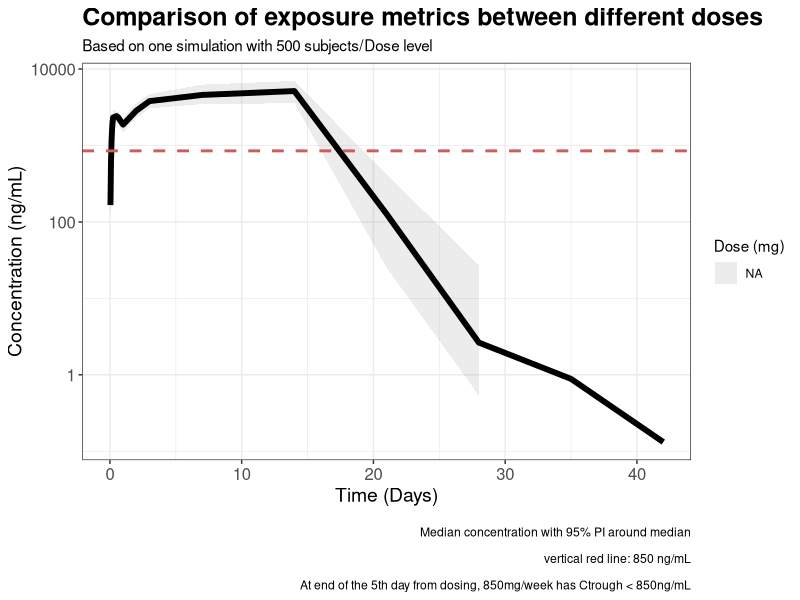
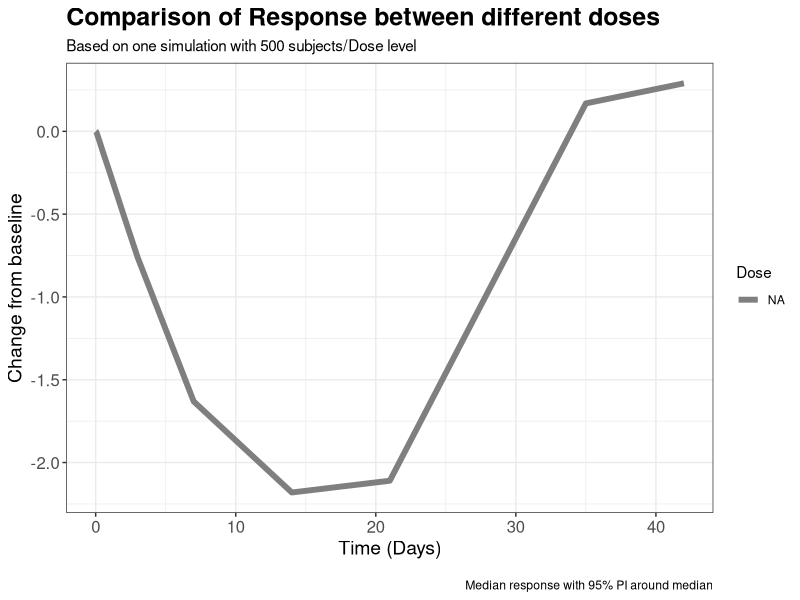
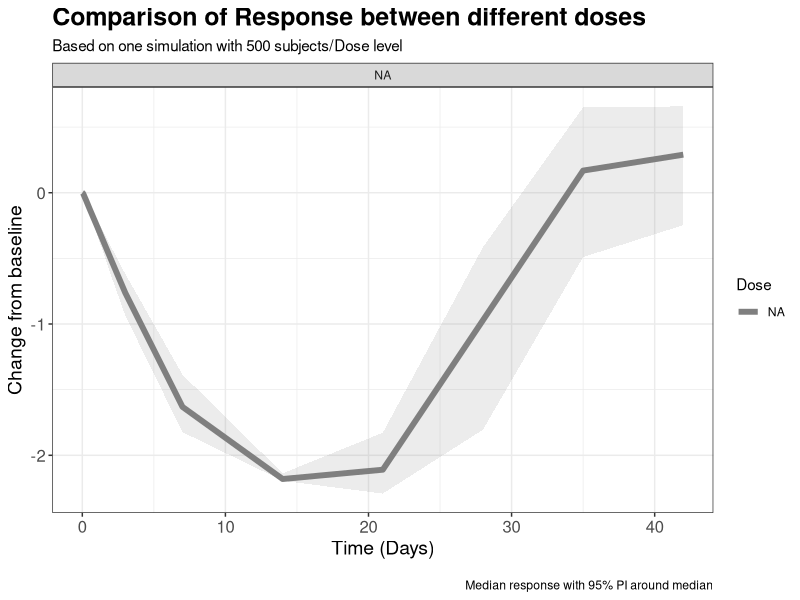
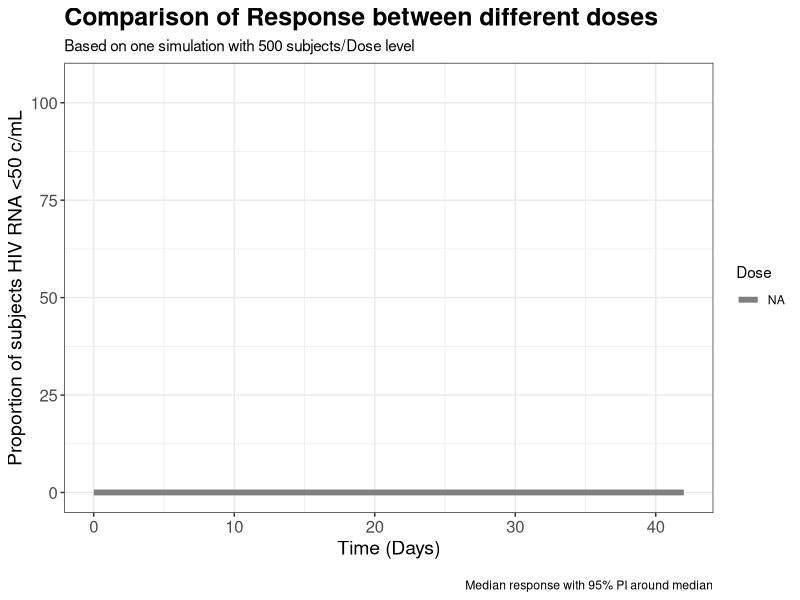
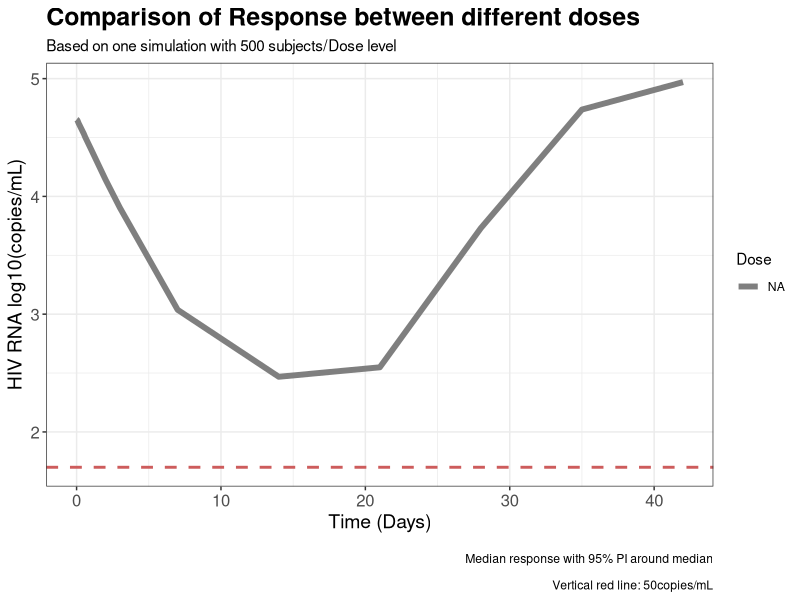
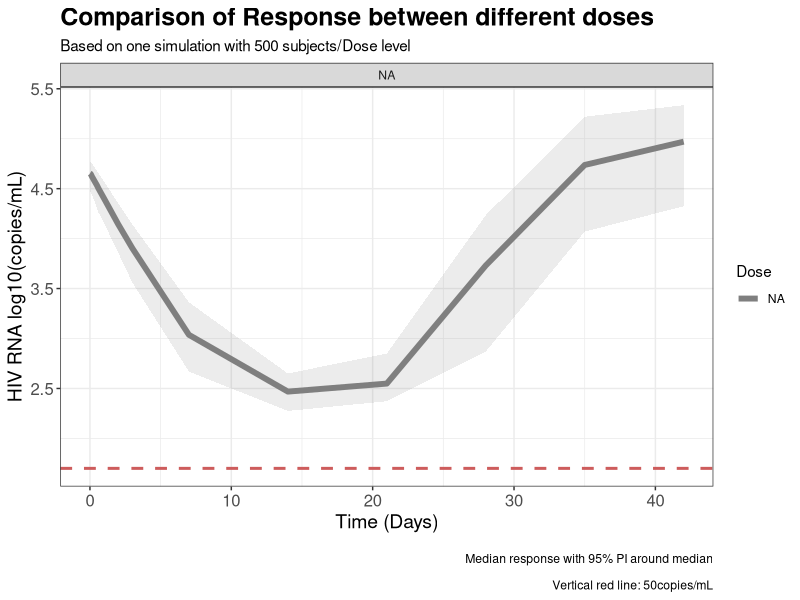

Write R code to recreate these figures, in order.
## ---- chunk 1
library(tidyverse)

simData <- data.table::fread("pkpd_hiv_sim_short.csv")


sim_full <-  simData%>% 
  filter(evid == 0)



obsTime <- c(
  0.0, 0.04, 0.08, 0.12, 0.16, 0.2, 0.24, 0.28,
  0.5, 0.6, 1.0, 2.0, 3.0, 7.0, 14.0, 21, 28, 35, 42
)


viralData <-  c(
  0.04, 0.08, 0.12, 0.16, 0.2, 0.24, 0.28,
  0.5, 0.6)

## ---- chunk 2

upDated <-  simData %>% 
  select(id,time,Concentration,Virus,DV,evid,amt,cmt,rate,route,tad,dosenum,iKa=Ka,iCL=CL,iVc=Vc,iQ=Q,iVp=Vp,idur=duration_Depot,iRR0=RR0,iDELTA=DELTA,iLAMBDA=LAMBDA,iIC50=IC50,iDU=DU,iDL=DL,iAL=AL,iPOVC=POVC,iDLL=DLL,iPLLC=PLLC,iQLL=QLL,iQA=QA,iQL=QL,Dose) %>% 
  
  mutate(Concentration = ifelse(Concentration <= 0, NA, Concentration)) %>% 
  
  mutate(iDV = ifelse(time %in% viralData, NA, DV)) %>% 
  
  mutate(FLG = ifelse(iDV > 0 | amt>0, 2, 1)) %>% 
  mutate(FLG = ifelse(is.na(FLG), 1, FLG))


write.csv(file="hiv_datax.csv", upDated, row.names = F,
na = "")

## ---- chunk 3
df_pre <-  sim_full %>% 
  select(id, time, Conc = Concentration, Virus, DV,  Central:AUC, Dose) %>% 
  mutate(amt = as.numeric(str_extract(Dose, "^\\d+"))) %>% 
  mutate(Dose = factor(Dose, levels = c("20 mg per day",
                                        "40 mg per day",
                                        "80 mg per day",
                                        "120 mg every day",
                                        "850 mg every week")))
## ---- chunk 4
## Calculate summary statistics
minprobs=0.25
maxprobs=0.75

sum_stat <- df_pre %>%
  group_by(time, amt) %>%
  reframe( Dose = Dose,
    Median_C=median(Conc),
            Low_percentile=quantile(Conc,probs=minprobs),
            High_percentile=quantile(Conc,probs=maxprobs)
  )  
## ---- chunk 5
ggplot(sum_stat, aes(x=time,y=Median_C, group =amt, fill = Dose)) +
  
  ## Add ribbon for variability
  geom_ribbon(aes(ymin=Low_percentile, ymax=High_percentile, x=time), alpha = 0.15, linetype=0)+
  
  ## Add median line
  geom_line(size=2) +
  
  # scale_y_log10()+
  
  # Set axis and theme
  theme_bw()+
  theme(legend.position="none")+
  scale_y_log10()+
  labs(y = "Concentration (ng/mL)",
       x = "Time (Days)", 
       fill = "Dose (mg)",
       caption = "\n Median concentration with 95% PI around median
                  \n vertical red line: 850 ng/mL
                  \n At end of the 5th day from dosing, 850mg/week has Ctrough < 850ng/mL",
       title = "Comparison of exposure metrics between different doses",
       subtitle = "Based on one simulation with 500 subjects/Dose level")+
  theme_bw() +
  theme(
    plot.title = element_text(size = 18, face = "bold"),  # Increase title size
    axis.title.x = element_text(size = 14),             # Increase x-axis label size
    axis.title.y = element_text(size = 14),             # Increase y-axis label size
    axis.text = element_text(size = 12)                 # Increase tick label size
  )+
  geom_hline(aes(yintercept = 850), color = "indianred", linewidth = 1, linetype = 2)
## ---- chunk 6
options(scipen = 99999)

df_pre <-  sim_full %>% 
  select(id, time, Conc = Concentration, Virus, DV,  Central:AUC, Dose) %>% 
  mutate(amt = as.numeric(str_extract(Dose, "^\\d+"))) %>% 
  mutate(Dose = factor(Dose, levels = c("20 mg per day",
                                        "40 mg per day",
                                        "80 mg per day",
                                        "120 mg every day",
                                        "850 mg every week")))

bsl <- df_pre %>% 
  filter(time==0) %>% 
  mutate(V0 = Virus) %>% 
  select(id, V0)

df <- df_pre %>% 
  left_join(bsl) %>% 
  mutate(CHB = Virus-V0,
    RCHB = 100*(Virus-V0)/V0) %>% 
  mutate(RCHB = signif(RCHB, digits = 2))


propT <- df_pre %>% 
  mutate(TargetYes = ifelse(Virus<1.69, "Yes", "No")) %>% 
  filter(TargetYes == "No") %>% 
  group_by(Dose,time,TargetYes) %>% 
  reframe(nSub = n()) %>% 
  mutate(Perc = 100-(100*(nSub/100)))

sum_stat_res <- df %>%
  group_by(time, amt) %>%
  reframe( Dose = Dose,
           Median_R=median(CHB),
           Low_percentile=quantile(CHB,probs=minprobs),
           High_percentile=quantile(CHB,probs=maxprobs)
  )

sum_stat_dv <- df %>%
  group_by(time, amt) %>%
  reframe( Dose = Dose,
           Median_R=median(Virus),
           Low_percentile=quantile(Virus,probs=minprobs),
           High_percentile=quantile(Virus,probs=maxprobs)
  )
## ---- chunk 7
ggplot(sum_stat_res, aes(x=time,y=Median_R, group = amt)) +
  
  ## Add ribbon for variability
  # geom_ribbon(aes(ymin=Low_percentile, ymax=High_percentile, x=time, fill = Dose), 
  #             alpha = 0.15, linetype=0, show.legend = F)+
  
  ## Add median line
  geom_line(size=2, aes(color = Dose)) +
  theme_bw()+
  theme(legend.position="none")+
  labs(y = "Change from baseline",
       x = "Time (Days)", 
       fill = "Dose (mg)",
       caption = "\n Median response with 95% PI around median",
       title = "Comparison of Response between different doses",
       subtitle = "Based on one simulation with 500 subjects/Dose level")+
  theme_bw() +
  theme(
    plot.title = element_text(size = 18, face = "bold"),  # Increase title size
    axis.title.x = element_text(size = 14),             # Increase x-axis label size
    axis.title.y = element_text(size = 14),             # Increase y-axis label size
    axis.text = element_text(size = 12)                 # Increase tick label size
  )

## ---- chunk 8
ggplot(sum_stat_res, aes(x=time,y=Median_R, group = amt)) +
  
  ## Add ribbon for variability
  geom_ribbon(aes(ymin=Low_percentile, ymax=High_percentile, x=time, fill = Dose),
              alpha = 0.15, linetype=0, show.legend = F)+
  
  ## Add median line
  geom_line(size=2, aes(color = Dose)) +
  theme_bw()+
  theme(legend.position="none")+
  labs(y = "Change from baseline",
       x = "Time (Days)", 
       fill = "Dose (mg)",
       caption = "\n Median response with 95% PI around median",
       title = "Comparison of Response between different doses",
       subtitle = "Based on one simulation with 500 subjects/Dose level")+
  theme_bw() +
  theme(
    plot.title = element_text(size = 18, face = "bold"),  # Increase title size
    axis.title.x = element_text(size = 14),             # Increase x-axis label size
    axis.title.y = element_text(size = 14),             # Increase y-axis label size
    axis.text = element_text(size = 12)                 # Increase tick label size
  )+
  facet_wrap(. ~ Dose)

## ---- chunk 9

ggplot(propT, aes(x=time,y=Perc, group = Dose)) +
  
  ## Add ribbon for variability
  # geom_ribbon(aes(ymin=Low_percentile, ymax=High_percentile, x=time, fill = Dose), 
  #             alpha = 0.15, linetype=0, show.legend = F)+
  
  ## Add median line
  geom_line(size=2, aes(color = Dose)) +
  theme_bw()+
  theme(legend.position="none")+
  labs(y = "Proportion of subjects HIV RNA <50 c/mL",
       x = "Time (Days)", 
       fill = "Dose (mg)",
       caption = "\n Median response with 95% PI around median",
       title = "Comparison of Response between different doses",
       subtitle = "Based on one simulation with 500 subjects/Dose level",
  )+
  theme_bw() +
  ylim(0,105)+
  theme(
    plot.title = element_text(size = 18, face = "bold"),  # Increase title size
    axis.title.x = element_text(size = 14),             # Increase x-axis label size
    axis.title.y = element_text(size = 14),             # Increase y-axis label size
    axis.text = element_text(size = 12)                 # Increase tick label size
  )
## ---- chunk 10
ggplot(sum_stat_dv, aes(x=time,y=Median_R, group = amt)) +
  
  ## Add ribbon for variability
  # geom_ribbon(aes(ymin=Low_percentile, ymax=High_percentile, x=time, fill = Dose), 
  #             alpha = 0.15, linetype=0, show.legend = F)+
  
  ## Add median line
  geom_line(size=2, aes(color = Dose)) +
  theme_bw()+
  theme(legend.position="none")+
  labs(y = "HIV RNA log10(copies/mL)",
       x = "Time (Days)", 
       fill = "Dose (mg)",
       caption = "\n Median response with 95% PI around median
                  \n Vertical red line: 50copies/mL",
       title = "Comparison of Response between different doses",
       subtitle = "Based on one simulation with 500 subjects/Dose level")+
  theme_bw() +
  theme(
    plot.title = element_text(size = 18, face = "bold"),  # Increase title size
    axis.title.x = element_text(size = 14),             # Increase x-axis label size
    axis.title.y = element_text(size = 14),             # Increase y-axis label size
    axis.text = element_text(size = 12)                 # Increase tick label size
  )+
  geom_hline(aes(yintercept = 1.7), color = "indianred", linewidth = 1, linetype = 2)

## ---- chunk 11
ggplot(sum_stat_dv, aes(x=time,y=Median_R, group = amt)) +
  
  ## Add ribbon for variability
  geom_ribbon(aes(ymin=Low_percentile, ymax=High_percentile, x=time, fill = Dose),
              alpha = 0.15, linetype=0, show.legend = F)+
  
  ## Add median line
  geom_line(size=2, aes(color = Dose)) +
  theme_bw()+
  theme(legend.position="none")+
  labs(y = "HIV RNA log10(copies/mL)",
       x = "Time (Days)", 
       fill = "Dose (mg)",
       caption = "\n Median response with 95% PI around median
                  \n Vertical red line: 50copies/mL",
       title = "Comparison of Response between different doses",
       subtitle = "Based on one simulation with 500 subjects/Dose level")+
  theme_bw() +
  theme(
    plot.title = element_text(size = 18, face = "bold"),  # Increase title size
    axis.title.x = element_text(size = 14),             # Increase x-axis label size
    axis.title.y = element_text(size = 14),             # Increase y-axis label size
    axis.text = element_text(size = 12)                 # Increase tick label size
  )+
  facet_wrap(. ~ Dose)+
  geom_hline(aes(yintercept = 1.7), color = "indianred", linewidth = 1, linetype = 2)

